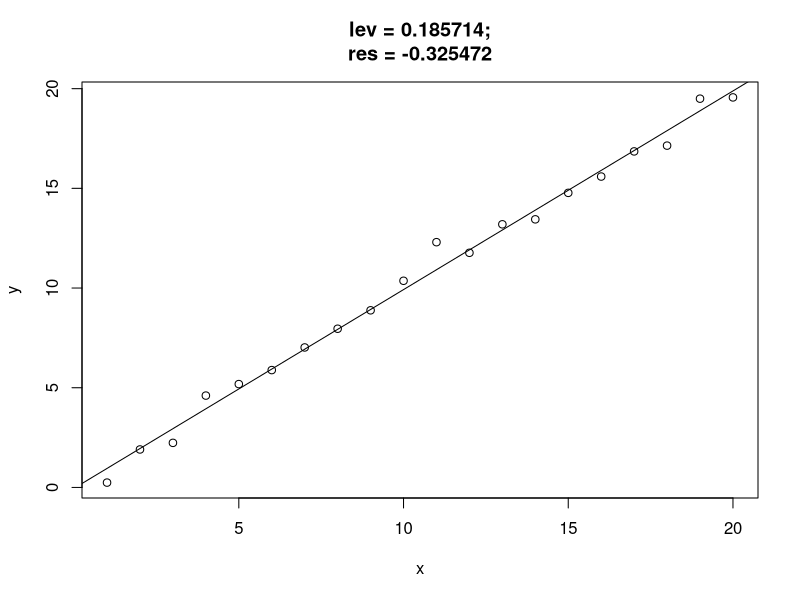
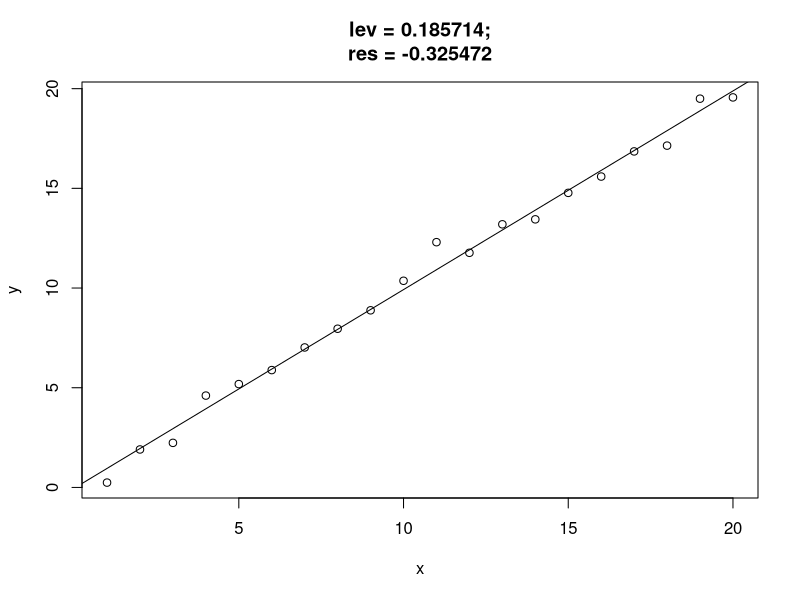
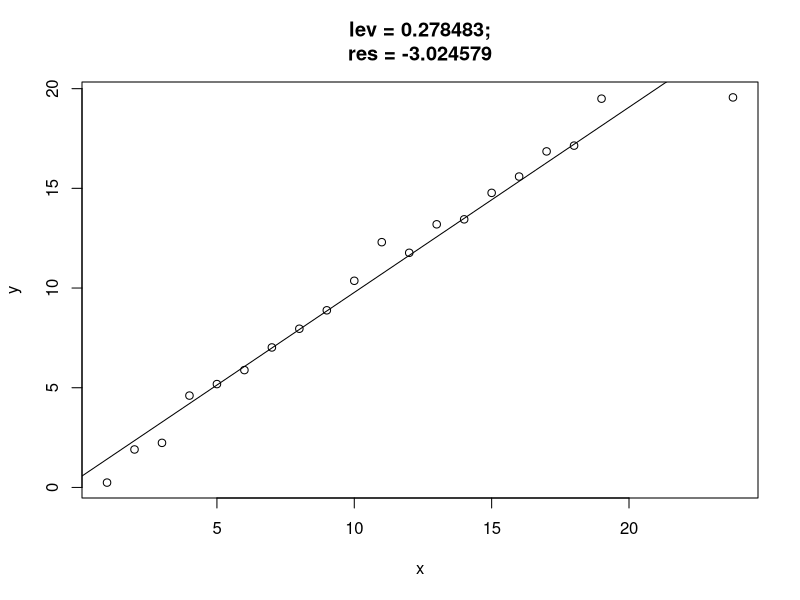
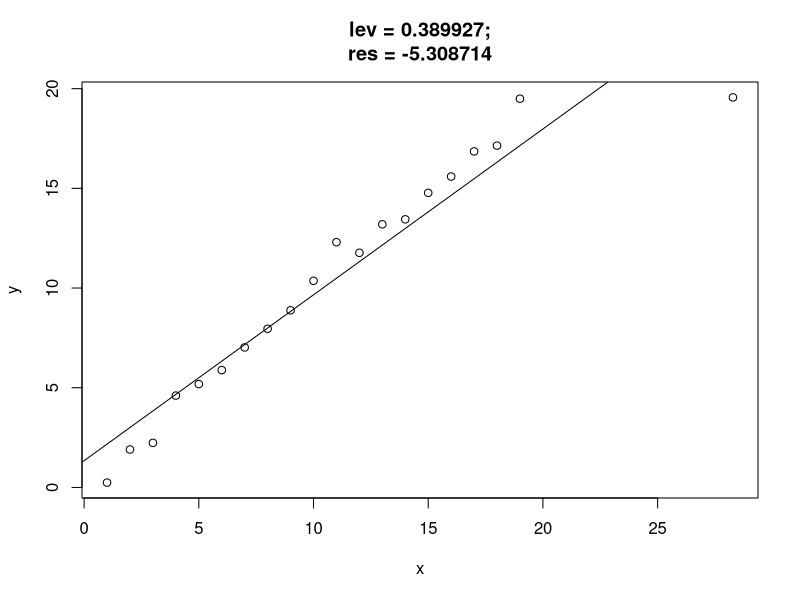
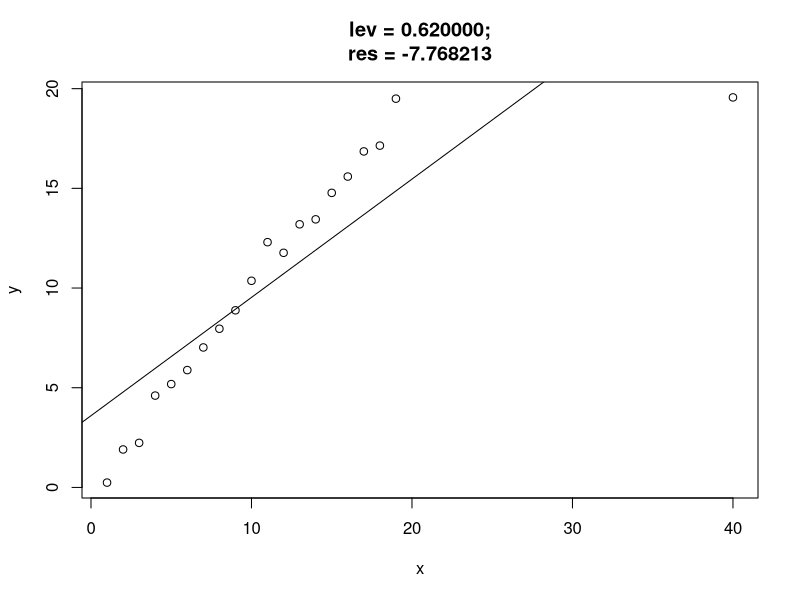
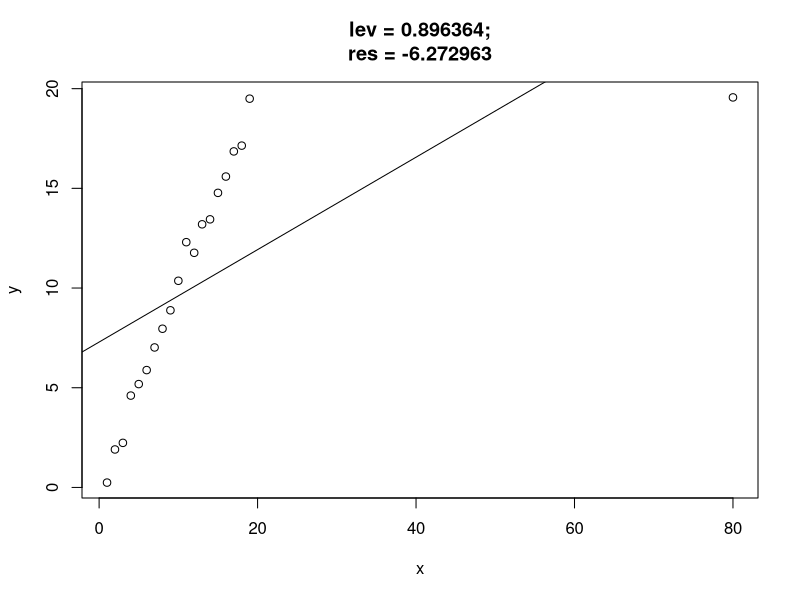
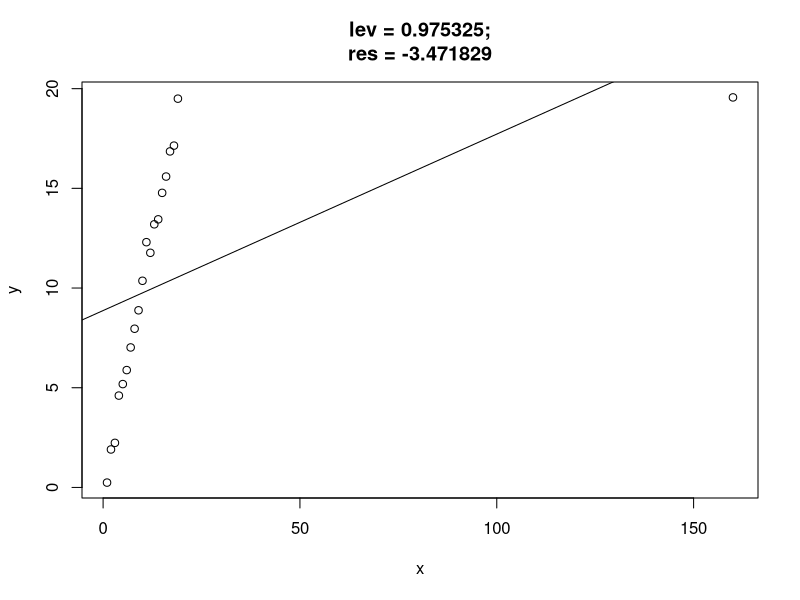
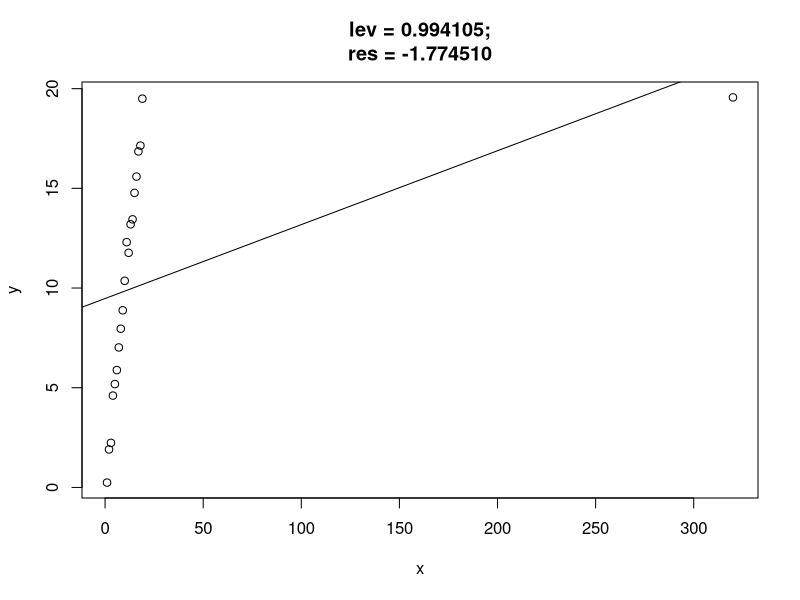

These figures' R source, in order:
## ---- chunk 1
knitr::opts_chunk$set(echo = TRUE)
## ---- chunk 2
n <- 20
x1 <- 1:n
y <- x1 + rnorm(n, sd=0.5)
# y <- 10 * x1 + rnorm(n, sd=0.5)
# try using this line instead, and see what happens to the scale of the residuals

mults <- 2^(c(0, 1/4, 1/2, 1:9))

x.list <- list(x1)

for (i in 1:length(mults)) {
  x.list <- c(x.list, list(c(1:(n-1), mults[i] * n)))
}


lev <- rep(0, length(x.list))
res <- rep(0, length(x.list))
## ---- chunk 3
for (i in 1:length(x.list)) {
  x <- x.list[[i]]
  mod <- lm(y ~ x)
  lev[i] <- influence(mod)$hat[n]
  res[i] <- resid(mod)[n]
  a <- coef(mod)[1]
  b <- coef(mod)[2]
  plot(x, y, main=sprintf("lev = %f;\nres = %f", lev[i], res[i]))
  abline(a=a, b=b)
}
## ---- chunk 4
plot(lev, abs(res), type='l', main="Abs. residual vs. leverage for the last point")
